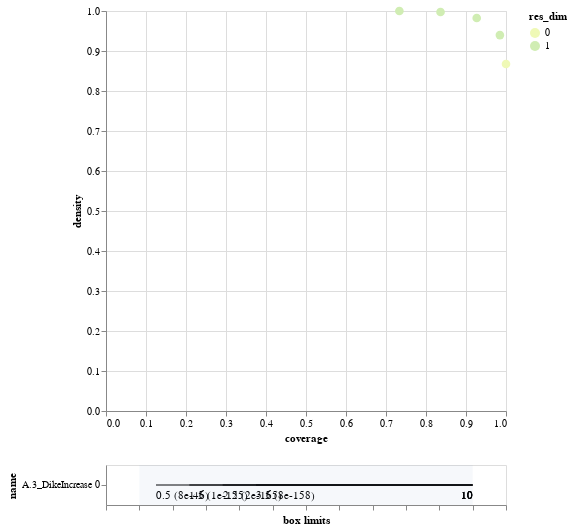

Source (notebook cell):
### Code cell
box4.inspect_tradeoff()

### Figure 1 — Vega-Lite specification as saved in the notebook (floating-point values rounded to 4 significant figures)
{"config": {"view": {"continuousWidth": 400, "continuousHeight": 300}}, "vconcat": [{"data": {"name": "data-6b5cd3a304769c0e355feffeb5330203"}, "mark": {"type": "circle", "size": 75}, "encoding": {"color": {"type": "ordinal", "field": "res_dim", "scale": {"range": ["#eff9b6", "#d0edb3", "#97d6b9", "#5dc0c0", "#31a5c2", "#1f80b8", "#2354a3", "#21318d"]}}, "opacity": {"condition": {"value": 1, "selection": "selector007"}, "value": 0.4}, "tooltip": [{"type": "ordinal", "field": "id"}, {"type": "quantitative", "field": "coverage", "format": ".2"}, {"type": "quantitative", "field": "density", "format": ".2"}, {"type": "ordinal", "field": "res_dim"}], "x": {"type": "quantitative", "field": "coverage"}, "y": {"type": "quantitative", "field": "density"}}, "height": 400, "selection": {"selector007": {"type": "single", "fields": ["id"]}}, "width": 400}, {"layer": [{"data": {"name": "data-69dc829be3ae43e5210969ef17949b3a"}, "mark": "rule", "encoding": {"x": {"type": "quantitative", "axis": {"grid": false, "labels": false, "title": "box limits"}, "field": "x_lower", "scale": {"domain": [0, 1], "padding": 0.1}}, "x2": {"field": "x_upper"}, "y": {"type": "nominal", "field": "name", "scale": {"padding": 1.0}}}, "transform": [{"calculate": "(datum.x1-datum.minimum)/(datum.maximum-datum.minimum)", "as": "x_lower"}, {"calculate": "(datum.x2-datum.minimum)/(datum.maximum-datum.minimum)", "as": "x_upper"}, {"filter": {"selection": "selector007"}}], "width": 400}, {"data": {"name": "data-69dc829be3ae43e5210969ef17949b3a"}, "mark": {"type": "text", "align": "left", "baseline": "top", "dy": 5}, "encoding": {"text": {"type": "ordinal", "field": "text"}, "x": {"type": "quantitative", "axis": {"grid": false, "labels": false, "title": "box limits"}, "field": "x_lower", "scale": {"domain": [0, 1], "padding": 0.1}}, "x2": {"field": "x_upper"}, "y": {"type": "nominal", "field": "name", "scale": {"padding": 1.0}}}, "transform": [{"calculate": "(datum.x1-datum.minimum)/(datum.maximum-datum.minimum)", "as": "x_lower"}, {"calculate": "(datum.x2-datum.minimum)/(datum.maximum-datum.minimum)", "as": "x_upper"}, {"filter": {"selection": "selector007"}}, {"calculate": "datum.qp_lower>0?format(datum.x1, \".2\")+\" (\"+format(datum.qp_lower, \".1~g\")+\")\" :format(datum.x1, \".2\")", "as": "text"}], "width": 400}, {"data": {"name": "data-69dc829be3ae43e5210969ef17949b3a"}, "mark": {"type": "text", "align": "right", "baseline": "top", "dy": 5}, "encoding": {"text": {"type": "ordinal", "field": "text"}, "x": {"type": "quantitative", "field": "x_upper"}, "x2": {"field": "x_upper"}, "y": {"type": "nominal", "field": "name", "scale": {"padding": 1.0}}}, "transform": [{"calculate": "(datum.x1-datum.minimum)/(datum.maximum-datum.minimum)", "as": "x_lower"}, {"calculate": "(datum.x2-datum.minimum)/(datum.maximum-datum.minimum)", "as": "x_upper"}, {"filter": {"selection": "selector007"}}, {"calculate": "datum.qp_upper>0?format(datum.x2, \".2\")+\" (\"+format(datum.qp_upper, \".1\")+\")\" :format(datum.x2, \".2\")", "as": "text"}], "width": 400}, {"data": {"name": "data-bb8d07f6df3d47a6a475317795287b23"}, "mark": {"type": "rect", "opacity": 0.05}, "encoding": {"x": {"type": "quantitative", "field": "start"}, "x2": {"field": "end"}}}, {"data": {"name": "data-d751713988987e9331980363e24189ce"}, "mark": "point", "encoding": {"x": {"type": "quantitative", "field": "x"}, "y": {"type": "nominal", "field": "name"}}, "transform": [{"filter": {"selection": "selector007"}}], "width": 400}, {"data": {"name": "data-d751713988987e9331980363e24189ce"}, "mark": {"type": "text", "align": "center", "baseline": "top", "dy": 5}, "encoding": {"text": {"type": "nominal", "field": "item"}, "x": {"type": "quantitative", "field": "x"}, "y": {"type": "nominal", "field": "name"}}, "transform": [{"filter": {"selection": "selector007"}}], "width": 400}]}], "$schema": "https://vega.github.io/schema/vega-lite/v4.8.1.json", "datasets": {"data-6b5cd3a304769c0e355feffeb5330203": [{"coverage": 1.0, "density": 0.8675, "id": 0, "mass": 1.0, "mean": 0.8675, "res_dim": 0}, {"coverage": 0.9847, "density": 0.9398, "id": 1, "mass": 0.909, "mean": 0.9398, "res_dim": 1}, {"coverage": 0.9268, "density": 0.9826, "id": 2, "mass": 0.8183, "mean": 0.9826, "res_dim": 1}, {"coverage": 0.8363, "density": 0.9976, "id": 3, "mass": 0.7272, "mean": 0.9976, "res_dim": 1}, {"coverage": 0.7334, "density": 1.0, "id": 4, "mass": 0.6362, "mean": 1.0, "res_dim": 1}], "data-69dc829be3ae43e5210969ef17949b3a": [{"x1": 0.5, "x2": 10.0, "name": "A.3_DikeIncrease 0", "id": 1, "minimum": 0.0, "maximum": 10.0, "qp_lower": 8.269e-46, "qp_upper": -1.0}, {"x1": 1.5, "x2": 10.0, "name": "A.3_DikeIncrease 0", "id": 2, "minimum": 0.0, "maximum": 10.0, "qp_lower": 1.061e-125, "qp_upper": -1.0}, {"x1": 2.5, "x2": 10.0, "name": "A.3_DikeIncrease 0", "id": 3, "minimum": 0.0, "maximum": 10.0, "qp_lower": 1.824e-165, "qp_upper": -1.0}, {"x1": 3.5, "x2": 10.0, "name": "A.3_DikeIncrease 0", "id": 4, "minimum": 0.0, "maximum": 10.0, "qp_lower": 7.867e-158, "qp_upper": -1.0}], "data-bb8d07f6df3d47a6a475317795287b23": [{"start": 0, "end": 1}], "data-d751713988987e9331980363e24189ce": []}}
